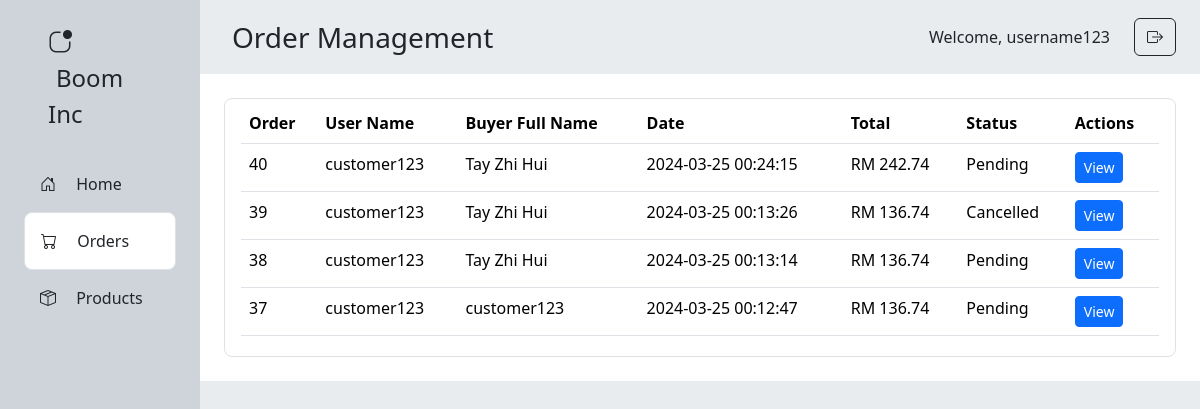
Screenshot of /admin/orders.php (signed in) with the database file from the repository.
### tables this page shows
CREATE TABLE `orders` (
  `order_id` int(11) NOT NULL,
  `user_id` int(11) NOT NULL,
  `order_date` datetime NOT NULL,
  `total_amount` decimal(10,2) NOT NULL,
  `order_status` enum('pending','processing','shipped','delivered','cancelled') NOT NULL,
  `payment_id` int(11) NOT NULL
);

CREATE TABLE `users` (
  `user_id` int(11) NOT NULL,
  `username` varchar(255) NOT NULL,
  `password` varchar(255) NOT NULL,
  `name` varchar(255) NOT NULL,
  `email` varchar(255) NOT NULL,
  `address` text NOT NULL,
  `phone_number` varchar(255) NOT NULL,
  `zipcode` varchar(255) NOT NULL,
  `city` varchar(255) NOT NULL,
  `state` varchar(255) NOT NULL
);

CREATE TABLE `payment` (
  `payment_id` int(11) NOT NULL,
  `product_id` int(11) NOT NULL,
  `user_id` int(11) NOT NULL,
  `fullname` varchar(50) NOT NULL,
  `address` varchar(50) NOT NULL,
  `zipcode` int(5) NOT NULL,
  `city` varchar(50) NOT NULL,
  `state` varchar(50) NOT NULL,
  `phone_number` varchar(11) NOT NULL,
  `payment_datetime` datetime NOT NULL,
  `payment_method` varchar(50) NOT NULL,
  `total_payment_amount` double NOT NULL
);

### admin/orders.php (the view, shortened to what this page needs)
<?php
include '../includes/db_connect.php';
$username = $_SESSION['username'];
$stmt = $conn->prepare("SELECT orders.order_id, users.username AS user_name, payment.fullname AS buyer_name, orders.order_date, orders.total_amount, orders.order_status
                        FROM orders
                        JOIN users ON orders.user_id = users.user_id
                        JOIN payment ON orders.payment_id = payment.payment_id
                        ORDER BY orders.order_date DESC");
$stmt->execute();
$orders = $stmt->fetchAll();
?>
<!DOCTYPE html>
<html>
<head>
    <link rel="stylesheet" href="https://cdn.jsdelivr.net/npm/bootstrap@5.3.2/dist/css/bootstrap.min.css">
    <link rel="stylesheet" href="https://cdn.jsdelivr.net/npm/bootstrap-icons@1.11.3/font/bootstrap-icons.min.css">
</head>
<body>
    <div class="row m-0 min-vh-100">
        <div class="col-2 p-0 bg-dark-subtle">
            <div class="p-4 mx-4 fw-medium">
                <i class="bi bi-app-indicator fs-4 me-3"></i>
                <span class="ms-2 fs-4">Boom Inc</span>
            </div>
            <div class="mx-4">
                <div class="p-3" onclick="location.href='staff_home.php';" style="cursor: pointer;">
                    <i class="bi bi-house-door me-3"></i>
                    Home
                </div>
                <div class="p-3 border rounded rounded-3 bg-white" onclick="location.href='orders.php';"
                    style="cursor: pointer;">
                    <i class="bi bi-cart me-3"></i>
                    Orders
                </div>
                <div class="p-3" onclick="location.href='products.php';" style="cursor: pointer;">
                    <i class="bi bi-box-seam me-3"></i>
                    Products
                </div>
            </div>
        </div>
        <div class="col-10 p-0 bg-body-secondary">
            <div class="d-flex justify-content-between align-items-center">
                <div class="fw-medium fs-3 p-3 mx-3">
                    Order Management
                </div>
                <div class="px-4 d-flex align-items-center">
                    <span class="fs-6 fw-medium pe-4">Welcome,
                        <?php echo $username; ?>
                    </span>
                    <a href="logout.php" class="btn btn-outline-dark">
                        <i class="bi bi-box-arrow-right"></i>
                    </a>
                </div>
            </div>
            <div class="bg-white p-4">
                <div class="px-3 py-1 border rounded rounded-3">
                    <table class="table">
                        <thead>
                            <tr>
                                <th scope="col">Order</th>
                                <th scope="col">User Name</th>
                                <th scope="col">Buyer Full Name</th>
                                <th scope="col">Date</th>
                                <th scope="col">Total</th>
                                <th scope="col">Status</th>
                                <th scope="col">Actions</th>
                            </tr>
                        </thead>
                        <tbody>
                            <?php foreach ($orders as $order) { ?>
                                <tr>
                                    <td>
                                        <?php echo $order['order_id']; ?>
                                    </td>
                                    <td>
                                        <?php echo $order['user_name']; ?>
                                    </td>
                                    <td>
                                        <?php echo $order['buyer_name']; ?>
                                    </td>
                                    <td>
                                        <?php echo $order['order_date']; ?>
                                    </td>
                                    <td>RM
                                        <?php echo number_format($order['total_amount'], 2); ?>
                                    </td>
                                    <td>
                                        <?php echo ucfirst($order['order_status']); ?>
                                    </td>
                                    <td>
                                        <a href="order_details.php?order_id=<?php echo $order['order_id']; ?>"
                                            class="btn btn-primary btn-sm">View</a>
                                    </td>
                                </tr>
                            <?php } ?>
                        </tbody>
                    </table>
                </div>
            </div>
        </div>
    </div>
</body>
</html>

### rows the page displays
orders: order_id "40", user.username "customer123", payment.fullname "Tay Zhi Hui", order_date "2024-03-25 00:24:15", total_amount "242.74", order_status "Pending"
orders: order_id "39", user.username "customer123", payment.fullname "Tay Zhi Hui", order_date "2024-03-25 00:13:26", total_amount "136.74", order_status "Cancelled"
orders: order_id "38", user.username "customer123", payment.fullname "Tay Zhi Hui", order_date "2024-03-25 00:13:14", total_amount "136.74", order_status "Pending"
orders: order_id "37", user.username "customer123", payment.fullname "customer123", order_date "2024-03-25 00:12:47", total_amount "136.74", order_status "Pending"

### other values shown
$username "username123"
